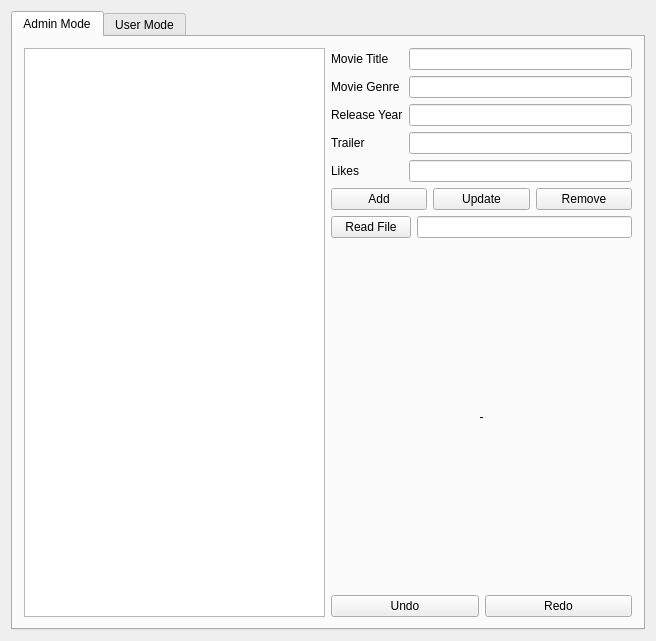
<?xml version="1.0" encoding="UTF-8"?>
<ui version="4.0">
 <class>Lab12Class</class>
 <widget class="QMainWindow" name="Lab12Class">
  <property name="geometry">
   <rect>
    <x>0</x>
    <y>0</y>
    <width>656</width>
    <height>641</height>
   </rect>
  </property>
  <property name="windowTitle">
   <string>Lab12</string>
  </property>
  <widget class="QWidget" name="centralWidget">
   <layout class="QGridLayout" name="gridLayout_3">
    <item row="0" column="0">
     <widget class="QTabWidget" name="mainWidget">
      <property name="currentIndex">
       <number>0</number>
      </property>
      <widget class="QWidget" name="adminTab">
       <attribute name="title">
        <string>Admin Mode</string>
       </attribute>
       <layout class="QGridLayout" name="gridLayout">
        <item row="0" column="0">
         <layout class="QHBoxLayout" name="horizontalLayout_2">
          <item>
           <widget class="QListWidget" name="movieDatabaseWidget"/>
          </item>
          <item>
           <layout class="QVBoxLayout" name="verticalLayout">
            <item>
             <layout class="QVBoxLayout" name="adminRightLayout">
              <item>
               <layout class="QGridLayout" name="inputDataLayout">
                <item row="0" column="0">
                 <widget class="QLabel" name="movieTitleLabel">
                  <property name="text">
                   <string>Movie Title</string>
                  </property>
                 </widget>
                </item>
                <item row="0" column="1">
                 <widget class="QLineEdit" name="movieTitleEdit"/>
                </item>
                <item row="1" column="0">
                 <widget class="QLabel" name="movieGenreLabel">
                  <property name="text">
                   <string>Movie Genre</string>
                  </property>
                 </widget>
                </item>
                <item row="1" column="1">
                 <widget class="QLineEdit" name="movieGenreEdit"/>
                </item>
                <item row="2" column="0">
                 <widget class="QLabel" name="releaseYearLabel">
                  <property name="text">
                   <string>Release Year</string>
                  </property>
                 </widget>
                </item>
                <item row="2" column="1">
                 <widget class="QLineEdit" name="releaseYearEdit"/>
                </item>
                <item row="3" column="0">
                 <widget class="QLabel" name="trailerLabel">
                  <property name="text">
                   <string>Trailer</string>
                  </property>
                 </widget>
                </item>
                <item row="3" column="1">
                 <widget class="QLineEdit" name="trailerEdit"/>
                </item>
                <item row="4" column="0">
                 <widget class="QLabel" name="likesLabel">
                  <property name="text">
                   <string>Likes</string>
                  </property>
                 </widget>
                </item>
                <item row="4" column="1">
                 <widget class="QLineEdit" name="likesEdit"/>
                </item>
               </layout>
              </item>
              <item>
               <layout class="QHBoxLayout" name="buttonsLayout">
                <item>
                 <widget class="QPushButton" name="addButton">
                  <property name="text">
                   <string>Add</string>
                  </property>
                 </widget>
                </item>
                <item>
                 <widget class="QPushButton" name="updateButton">
                  <property name="text">
                   <string>Update</string>
                  </property>
                 </widget>
                </item>
                <item>
                 <widget class="QPushButton" name="removeButton">
                  <property name="text">
                   <string>Remove</string>
                  </property>
                 </widget>
                </item>
               </layout>
              </item>
             </layout>
            </item>
            <item>
             <layout class="QHBoxLayout" name="readFileLayout">
              <item>
               <widget class="QPushButton" name="loadFilepathButton">
                <property name="text">
                 <string>Read File</string>
                </property>
               </widget>
              </item>
              <item>
               <widget class="QLineEdit" name="loadFilepathEdit"/>
              </item>
             </layout>
            </item>
            <item>
             <widget class="QLabel" name="faceChestii">
              <property name="text">
               <string>-</string>
              </property>
              <property name="alignment">
               <set>Qt::AlignCenter</set>
              </property>
             </widget>
            </item>
            <item>
             <layout class="QHBoxLayout" name="horizontalLayout">
              <item>
               <widget class="QPushButton" name="undoButton">
                <property name="text">
                 <string>Undo</string>
                </property>
               </widget>
              </item>
              <item>
               <widget class="QPushButton" name="redoButton">
                <property name="text">
                 <string>Redo</string>
                </property>
               </widget>
              </item>
             </layout>
            </item>
           </layout>
          </item>
         </layout>
        </item>
       </layout>
      </widget>
      <widget class="QWidget" name="userTab">
       <attribute name="title">
        <string>User Mode</string>
       </attribute>
       <layout class="QGridLayout" name="gridLayout_2">
        <item row="0" column="0">
         <layout class="QHBoxLayout" name="horizontalLayout_3">
          <item>
           <layout class="QVBoxLayout" name="verticalLayout_3">
            <item>
             <layout class="QVBoxLayout" name="currentMovieLayout">
              <item>
               <widget class="QLabel" name="currentMovieLabel">
                <property name="text">
                 <string>Movie</string>
                </property>
                <property name="alignment">
                 <set>Qt::AlignCenter</set>
                </property>
               </widget>
              </item>
              <item>
               <widget class="QListWidget" name="currentMovieData"/>
              </item>
             </layout>
            </item>
            <item>
             <layout class="QVBoxLayout" name="filterReslutLayout">
              <item>
               <widget class="QLabel" name="filterLabel">
                <property name="text">
                 <string>Filter</string>
                </property>
                <property name="alignment">
                 <set>Qt::AlignCenter</set>
                </property>
               </widget>
              </item>
              <item>
               <widget class="QListWidget" name="filterResultData"/>
              </item>
             </layout>
            </item>
           </layout>
          </item>
          <item>
           <layout class="QVBoxLayout" name="verticalLayout_2">
            <item>
             <layout class="QVBoxLayout" name="userRightLayout">
              <item>
               <layout class="QHBoxLayout" name="saveLayout">
                <item>
                 <widget class="QLabel" name="movieIDLabel">
                  <property name="text">
                   <string>Movie Title</string>
                  </property>
                 </widget>
                </item>
                <item>
                 <widget class="QLineEdit" name="movieIDEdit"/>
                </item>
                <item>
                 <widget class="QPushButton" name="saveIDButton">
                  <property name="text">
                   <string>Save</string>
                  </property>
                 </widget>
                </item>
               </layout>
              </item>
              <item>
               <layout class="QHBoxLayout" name="fileLayout">
                <item>
                 <widget class="QLabel" name="filePathLabel">
                  <property name="text">
                   <string>Watchlist File Path</string>
                  </property>
                 </widget>
                </item>
                <item>
                 <widget class="QLineEdit" name="filePathEdit"/>
                </item>
                <item>
                 <widget class="QPushButton" name="saveFilepath">
                  <property name="text">
                   <string>Save Path</string>
                  </property>
                 </widget>
                </item>
               </layout>
              </item>
              <item>
               <layout class="QHBoxLayout" name="userButtonLayout">
                <item>
                 <widget class="QPushButton" name="nextButton">
                  <property name="text">
                   <string>Next</string>
                  </property>
                 </widget>
                </item>
                <item>
                 <widget class="QPushButton" name="showWatchlistButton">
                  <property name="text">
                   <string>Show Watchlist</string>
                  </property>
                 </widget>
                </item>
                <item>
                 <widget class="QPushButton" name="openExternallyButton">
                  <property name="text">
                   <string>Open Externally</string>
                  </property>
                 </widget>
                </item>
               </layout>
              </item>
             </layout>
            </item>
            <item>
             <layout class="QVBoxLayout" name="filterLayout">
              <item>
               <layout class="QGridLayout" name="filterInputDataLayout">
                <item row="1" column="0">
                 <widget class="QLabel" name="likesFilterLabel">
                  <property name="text">
                   <string>Likes</string>
                  </property>
                 </widget>
                </item>
                <item row="1" column="1">
                 <widget class="QLineEdit" name="likesFilterEdit"/>
                </item>
                <item row="0" column="1">
                 <widget class="QLineEdit" name="genreFilterEdit"/>
                </item>
                <item row="0" column="0">
                 <widget class="QLabel" name="genreFilterLabel">
                  <property name="text">
                   <string>Genre</string>
                  </property>
                 </widget>
                </item>
               </layout>
              </item>
              <item>
               <widget class="QPushButton" name="filterByLikesButton">
                <property name="text">
                 <string>Filter By Likes</string>
                </property>
               </widget>
              </item>
              <item>
               <widget class="QPushButton" name="filterByLikesGenreButton">
                <property name="text">
                 <string>Filter By Likes And Genre</string>
                </property>
               </widget>
              </item>
             </layout>
            </item>
           </layout>
          </item>
         </layout>
        </item>
       </layout>
      </widget>
     </widget>
    </item>
   </layout>
  </widget>
 </widget>
 <layoutdefault spacing="6" margin="11"/>
 <resources>
  <include location="Lab12.qrc"/>
 </resources>
 <connections/>
</ui>
